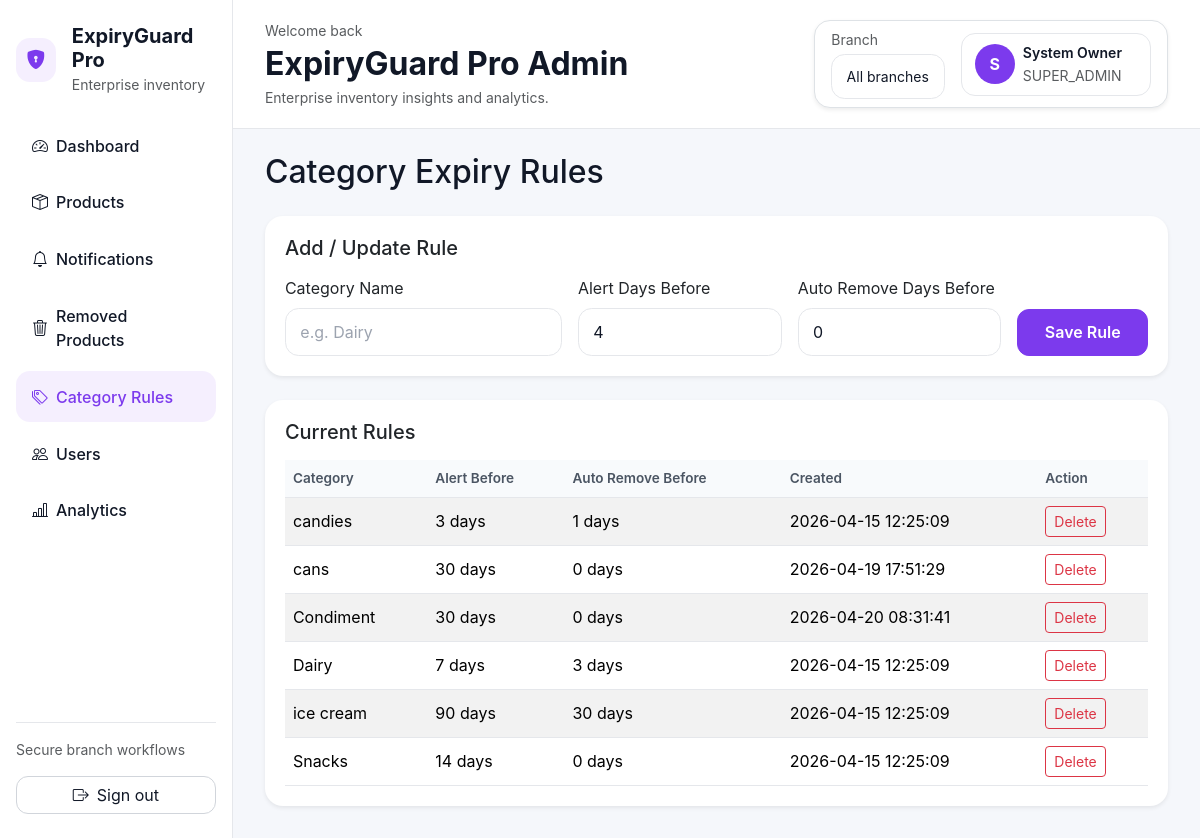
The page /admin/category_rules.php (signed in) on the database its author committed.
### tables this page shows
CREATE TABLE `category_rules` (
  `id` int NOT NULL AUTO_INCREMENT,
  `category_name` varchar(100) NOT NULL,
  `alert_days_before` int NOT NULL DEFAULT '4',
  `auto_remove_days_before` int NOT NULL DEFAULT '0',
  `created_at` datetime DEFAULT CURRENT_TIMESTAMP,
  PRIMARY KEY (`id`),
  UNIQUE KEY `category_name` (`category_name`)
);

### admin/category_rules.php (the view, shortened to what this page needs)
<?php
include 'layout_top.php';
require_once '../config/db.php';
$result = $conn->query("
    SELECT *
    FROM category_rules
    ORDER BY category_name ASC
");
?>
<h2 class="mb-4">Category Expiry Rules</h2>
<div class="card shadow-sm border-0 mb-4">
    <div class="card-body">
        <h5 class="mb-3">Add / Update Rule</h5>
        <form method="POST" class="row g-3">
            <div class="col-md-4">
                <label class="form-label">Category Name</label>
                <input
                    type="text"
                    class="form-control"
                    name="category_name"
                    placeholder="e.g. Dairy"
                    required
                >
            </div>
            <div class="col-md-3">
                <label class="form-label">Alert Days Before</label>
                <input
                    type="number"
                    class="form-control"
                    name="alert_days_before"
                    min="1"
                    value="4"
                    required
                >
            </div>
            <div class="col-md-3">
                <label class="form-label">Auto Remove Days Before</label>
                <input
                    type="number"
                    class="form-control"
                    name="auto_remove_days_before"
                    min="0"
                    value="0"
                    required
                >
            </div>
            <div class="col-md-2 d-grid">
                <button class="btn btn-primary">Save Rule</button>
            </div>
        </form>
    </div>
</div>
<div class="card shadow-sm border-0">
    <div class="card-body">
        <h5 class="mb-3">Current Rules</h5>
        <?php if ($result->num_rows > 0): ?>
            <div class="table-responsive">
                <table class="table table-striped align-middle">
                    <thead>
                        <tr>
                            <th>Category</th>
                            <th>Alert Before</th>
                            <th>Auto Remove Before</th>
                            <th>Created</th>
                            <th>Action</th>
                        </tr>
                    </thead>
                    <tbody>
                        <?php while ($row = $result->fetch_assoc()): ?>
                            <tr>
                                <td><?= htmlspecialchars($row['category_name']) ?></td>
                                <td><?= $row['alert_days_before'] ?> days</td>
                                <td><?= $row['auto_remove_days_before'] ?> days</td>
                                <td><?= $row['created_at'] ?></td>
                                <td>
                                    <a
                                        href="?delete=<?= $row['id'] ?>"
                                        class="btn btn-sm btn-outline-danger"
                                        onclick="return confirm('Delete this rule?')"
                                    >
                                        Delete
                                    </a>
                                </td>
                            </tr>
                        <?php endwhile; ?>
                    </tbody>
                </table>
            </div>
        <?php else: ?>
            <p class="text-muted mb-0">No category rules added yet.</p>
        <?php endif; ?>
    </div>
</div>
<?php include 'layout_bottom.php'; ?>

### admin/layout_top.php (shortened to what this page needs)
<?php
require_once '../config/db.php';
$currentPage = basename($_SERVER['PHP_SELF']);
$companyName = 'ExpiryGuard Pro';
$userName = htmlspecialchars($_SESSION['full_name'] ?? 'Administrator');
$userRole = htmlspecialchars($_SESSION['role'] ?? 'Admin');
$userInitial = strtoupper(substr(strip_tags($userName), 0, 1));
$selectedBranch = trim($_GET['branch'] ?? 'all');
$branchColumn = null;
$branchCandidates = ['branch', 'branch_name', 'branch_code', 'branch_id'];
foreach ($branchCandidates as $candidate) {
    $result = $conn->query("SHOW COLUMNS FROM products LIKE '" . $conn->real_escape_string($candidate) . "'");
    if ($result && $result->num_rows > 0) {
        $branchColumn = $candidate;
        break;
    }
}
$navItems = [
    ['file' => 'dashboard.php', 'label' => 'Dashboard', 'icon' => 'bi-speedometer2'],
    ['file' => 'products.php', 'label' => 'Products', 'icon' => 'bi-box-seam'],
    ['file' => 'notifications.php', 'label' => 'Notifications', 'icon' => 'bi-bell'],
    ['file' => 'removed.php', 'label' => 'Removed Products', 'icon' => 'bi-trash3'],
    ['file' => 'category_rules.php', 'label' => 'Category Rules', 'icon' => 'bi-tags'],
    ['file' => 'users.php', 'label' => 'Users', 'icon' => 'bi-people'],
    ['file' => 'analytics.php', 'label' => 'Analytics', 'icon' => 'bi-bar-chart-line']
];
?>
<!DOCTYPE html>
<html lang="en">
<head>
    <link href="https://cdn.jsdelivr.net/npm/bootstrap@5.3.3/dist/css/bootstrap.min.css" rel="stylesheet">
    <link href="https://cdn.jsdelivr.net/npm/bootstrap-icons@1.11.4/font/bootstrap-icons.css" rel="stylesheet">
    <link href="../assets/css/style.css" rel="stylesheet">
</head>
<body>
<div class="admin-shell d-flex min-vh-100">
    <aside class="sidebar d-flex flex-column">
        <div>
            <div class="brand d-flex align-items-center gap-3 mb-4">
                <div class="brand-logo">
                    <i class="bi bi-shield-lock-fill"></i>
                </div>
                <div>
                    <h5 class="mb-0 fw-bold"><?= htmlspecialchars($companyName) ?></h5>
                    <small class="text-muted">Enterprise inventory</small>
                </div>
            </div>
            <nav class="nav flex-column">
                <?php foreach ($navItems as $item): ?>
                    <?php $navHref = $item['file'] . ($selectedBranch !== 'all' ? '?branch=' . urlencode($selectedBranch) : ''); ?>
                    <a class="nav-link d-flex align-items-center gap-2 <?= $currentPage === $item['file'] ? 'active' : '' ?>" href="<?= $navHref ?>">
                        <i class="bi <?= $item['icon'] ?>"></i>
                        <span><?= $item['label'] ?></span>
                    </a>
                <?php endforeach; ?>
            </nav>
        </div>
        <div class="sidebar-footer mt-auto">
            <div class="small text-muted mb-3">Secure branch workflows</div>
            <a href="../logout.php" class="btn btn-outline-secondary w-100">
                <i class="bi bi-box-arrow-right me-2"></i>Sign out
            </a>
        </div>
    </aside>
    <main class="page-content flex-grow-1">
        <header class="topbar">
            <div class="d-flex justify-content-between align-items-center flex-wrap gap-3">
                <div>
                    <small class="text-muted d-block mb-1">Welcome back</small>
                    <h2 class="mb-1 fw-bold"><?= htmlspecialchars($companyName) ?> Admin</h2>
                    <p class="text-muted mb-0 small">Enterprise inventory insights and analytics.</p>
                </div>
                <div class="d-flex align-items-center gap-3 flex-wrap bg-white border rounded-4 px-3 py-2 shadow-sm">
                    <form method="GET" class="branch-selector d-flex flex-column">
                        <small class="text-muted d-block mb-1">Branch</small>
                        <select name="branch" class="form-select form-select-sm" onchange="this.form.submit()" <?= !$branchColumn ? 'disabled' : '' ?>>
                            <option value="all" <?= $selectedBranch === 'all' ? 'selected' : '' ?>>All branches</option>
                        </select>
                    </form>
                    <div class="user-chip d-flex align-items-center gap-2">
                        <div class="avatar">
                            <?= htmlspecialchars($userInitial) ?>
                        </div>
                        <div>
                            <div class="fw-semibold small"><?= $userName ?></div>
                            <small class="text-muted text-uppercase"><?= htmlspecialchars($userRole) ?></small>
                        </div>
                    </div>
                </div>
            </div>
        </header>
        <div class="page-body container-fluid">

### admin/layout_bottom.php (shortened to what this page needs)
        </div>
    </main>
</div>
</body>
</html>

### assets/css/style.css (style rules this page uses)
:root { --body-bg: #f5f7fb; --surface: #ffffff; --surface-alt: #f8fafc; --text: #111827; --muted: #6b7280; --border: #e5e7eb; --accent: #7c3aed; --accent-soft: rgba(124, 58, 237, 0.08); --shadow: 0 6px 18px rgba(15, 23, 42, 0.05); --radius: 18px; }
html, body { min-height: 100%; margin: 0; font-family: "Inter", system-ui, -apple-system, BlinkMacSystemFont, "Segoe UI", sans-serif; background: var(--body-bg); color: var(--text); }
body { overflow-x: hidden; }
.admin-shell { min-height: 100vh; }
.sidebar { width: 260px; min-height: 100vh; background: var(--surface); border-right: 1px solid var(--border); padding: 1.5rem 1rem; }
.brand-logo { width: 44px; height: 44px; border-radius: 14px; background: var(--accent-soft); color: var(--accent); display: flex; align-items: center; justify-content: center; font-size: 1.2rem; }
.nav-link { color: var(--text); padding: 0.85rem 1rem; border-radius: 14px; margin-bottom: 0.35rem; font-weight: 500; transition: all 0.2s ease; }
.nav-link:hover, .nav-link.active { background: var(--accent-soft); color: var(--accent); }
.sidebar-footer { padding-top: 1rem; border-top: 1px solid var(--border); margin-top: 1rem; }
.page-content { min-height: 100vh; background: transparent; }
.topbar { background: var(--surface); border-bottom: 1px solid var(--border); padding: 1.25rem 2rem; }
.page-body { padding: 1.5rem 2rem 2rem; }
.card, .stat-card, .chart-card { background: var(--surface); border: 1px solid var(--border); border-radius: var(--radius); box-shadow: var(--shadow); }
.card-body { padding: 1.25rem; }
.table { background: #ffffff; margin-bottom: 0; }
.table thead th { background: #f8fafc; color: #4b5563; font-size: 0.85rem; font-weight: 600; border-bottom: 1px solid var(--border); }
.table th, .table td { border-color: var(--border); vertical-align: middle; }
input.form-control, select.form-select, textarea.form-control { background: #ffffff; color: var(--text); border: 1px solid var(--border); border-radius: 0.85rem; padding: 0.7rem 0.9rem; }
input.form-control::placeholder, textarea.form-control::placeholder { color: #9ca3af; }
.btn-primary { background-color: var(--accent); border-color: var(--accent); border-radius: 12px; font-weight: 600; padding: 0.65rem 1rem; }
.btn-outline-secondary { color: var(--text); border-color: #d1d5db; border-radius: 12px; }
.user-chip { min-width: 190px; background: #fff; border: 1px solid var(--border); border-radius: 14px; padding: 0.5rem 0.8rem; }
.avatar { width: 40px; height: 40px; border-radius: 50%; background: var(--accent); color: #fff; font-weight: 700; display: flex; align-items: center; justify-content: center; }

### rows shown on the page
category_rules: category_name "candies", alert_days_before "3", auto_remove_days_before "1", created_at "2026-04-15 12:25:09"
category_rules: category_name "cans", alert_days_before "30", auto_remove_days_before "0", created_at "2026-04-19 17:51:29"
category_rules: category_name "Condiment", alert_days_before "30", auto_remove_days_before "0", created_at "2026-04-20 08:31:41"
category_rules: category_name "Dairy", alert_days_before "7", auto_remove_days_before "3", created_at "2026-04-15 12:25:09"
category_rules: category_name "ice cream", alert_days_before "90", auto_remove_days_before "30", created_at "2026-04-15 12:25:09"
category_rules: category_name "Snacks", alert_days_before "14", auto_remove_days_before "0", created_at "2026-04-15 12:25:09"

### other values the page prints
$companyName "ExpiryGuard Pro"
$item['label'] "Dashboard"
$item['label'] "Products"
$item['label'] "Notifications"
$item['label'] "Removed Products"
$item['label'] "Category Rules"
$item['label'] "Users"
$item['label'] "Analytics"
$userInitial "S"
$userName "System Owner"
$userRole "SUPER_ADMIN"
